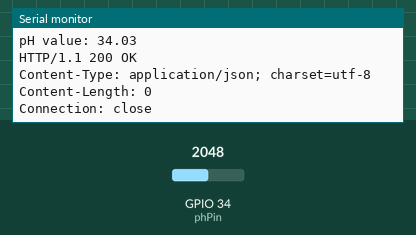
The sketch below on a simulated ESP32. Shown: the last lines printed to the serial monitor. The inputs (shaded band) are chosen by the test bench; at power-on: GPIO 34 (phPin) = 2048. WiFi joins after 1.5 s; servers stay silent unless stated; uploads are accepted with an empty reply.

Above: at 2.7 s.
2.8 s: GPIO 34 (phPin) set to 2866
At 3.6 s:
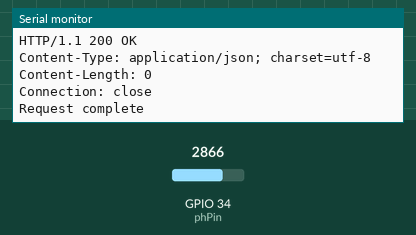
9.8 s: GPIO 34 (phPin) set to 3603
At 14.25 s:
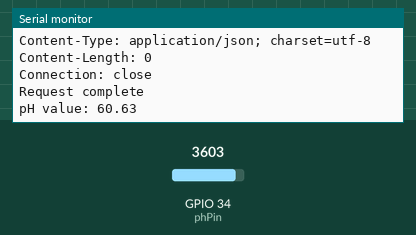
Timing chart, 0 to 15.8 s (numbered marks = the images above; inputs shaded):
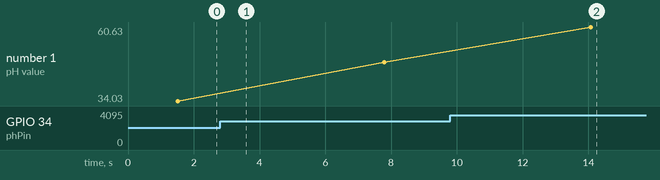

Measured:
- after the input at 9.8 s, the serial monitor: prints a new line after 4.3 s (image 2)
- plotted number 1: 34.03 → 48.03 after the input at 2.8 s, 48.03 → 60.63 after the input at 9.8 s

The sketch:

sketch_apr23a.ino
```cpp
#include <WiFi.h>

const char* ssid = "5G";           // Replace with your WiFi SSID
const char* password = "qwertyfdsa";  // Replace with your WiFi password
const char* server = "192.168.252.4"; // IP address of your Flask server
const int serverPort = 5000;          // Port number of your Flask server
const char* endpoint = "/ph_sensor";  // Endpoint to send pH sensor data

const int phPin = 34; // Change this to the GPIO pin connected to the pH sensor

// Calibration constants
const float m = 3.5; // Replace with your slope constant
const float b = -1.0; // Replace with your intercept constant

void setup() {
  Serial.begin(115200);
  delay(10);

  // Connect to Wi-Fi
  Serial.println();
  Serial.println();
  Serial.print("Connecting to ");
  Serial.println(ssid);

  WiFi.begin(ssid, password);
  int attempts = 0;
  while (WiFi.status() != WL_CONNECTED) {
    delay(500);
    Serial.print(".");
    attempts++;
    if (attempts > 20) {
      Serial.println("Connection failed. Check your credentials or network.");
      while (true) {
        // Stay in a loop to indicate connection failure
      }
    }
  }
  Serial.println("");
  Serial.println("WiFi connected");
  Serial.println("IP address: ");
  Serial.println(WiFi.localIP());
}

void loop() {
  // Read pH sensor value
  float phValue = readPH();

  // Print pH value to Serial Monitor
  Serial.print("pH value: ");
  Serial.println(phValue);

  // Send data to server
  sendData(phValue);

  delay(5000); // Adjust delay as needed for your project
}


float readPH() {
  // Read pH sensor value and convert to pH using appropriate formula
  int sensorValue = analogRead(phPin);
  float voltage = sensorValue * (5.0 / 1023.0); // Convert ADC value to voltage (assuming 10-bit ADC)
  // Assuming a linear relationship: pH = m * voltage + b
  float pHValue = m * voltage + b; // Replace m and b with your calibration constants
  return pHValue;
}

void sendData(float phValue) {
  WiFiClient client;
  if (!client.connect(server, serverPort)) {
    Serial.println("Connection failed");
    return;
  }

  // Create HTTP POST request with pH sensor data
  String postData = "ph_value=" + String(phValue);
  client.println("POST " + String(endpoint) + " HTTP/1.1");
  client.println("Host: " + String(server));
  client.println("Content-Type: application/x-www-form-urlencoded");
  client.println("Content-Length: " + String(postData.length()));
  client.println();
  client.println(postData);

  delay(10); // Wait for the server to respond

  // Read and print the response from the server
  while (client.available()) {
    String line = client.readStringUntil('\r');
    Serial.print(line);
  }

  Serial.println();
  Serial.println("Request complete");
  client.stop(); // Close connection
}
```
